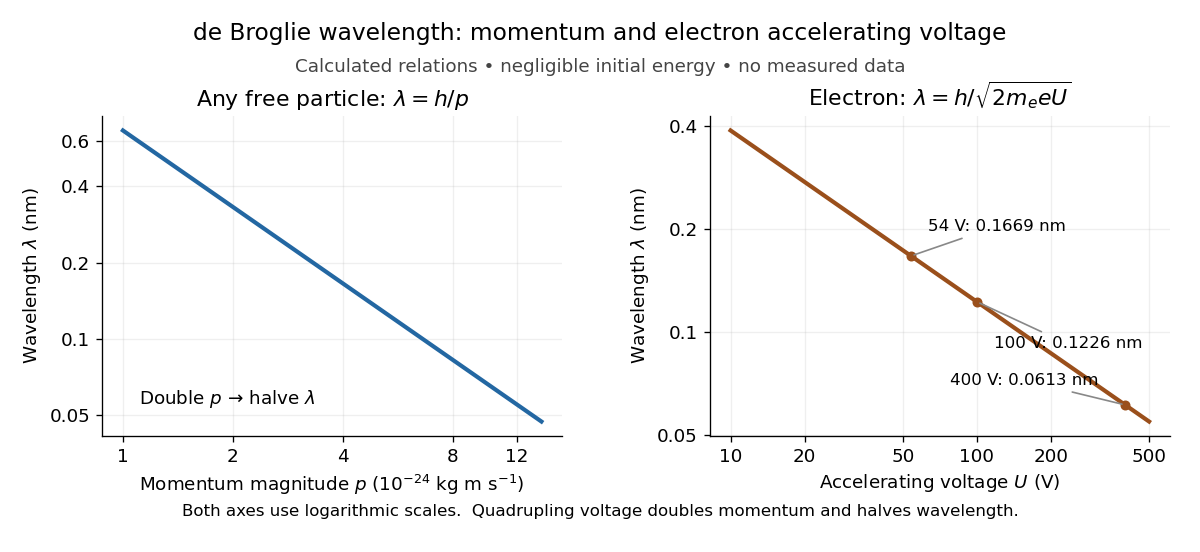

Write the Python code that produced this figure.
"""Formula plots; Python 3.14, matplotlib 3.10.7, numpy 2.3.5.

Run from _media; output uses this script's basename in the current directory.
No experimental observations are plotted.
"""
from pathlib import Path

import matplotlib.pyplot as plt
import numpy as np

H = 6.62607015e-34  # J s, exact SI definition
E_CHARGE = 1.602176634e-19  # C, exact SI definition
E_MASS = 9.1093837139e-31  # kg, 2022 CODATA central value


def wavelength_from_voltage(voltage):
    """Nonrelativistic electron wavelength in metres, initially at rest."""
    return H / np.sqrt(2 * E_MASS * E_CHARGE * np.asarray(voltage))


def main():
    plt.rcParams.update({"font.size": 11, "axes.spines.top": False,
                         "axes.spines.right": False, "figure.facecolor": "white",
                         "axes.facecolor": "white", "savefig.facecolor": "white"})
    fig, (ax_p, ax_u) = plt.subplots(1, 2, figsize=(10, 4.6))
    fig.subplots_adjust(left=0.085, right=0.975, bottom=0.21, top=0.79, wspace=0.32)
    fig.suptitle("de Broglie wavelength: momentum and electron accelerating voltage", y=0.96, fontsize=14)
    fig.text(0.5, 0.87, "Calculated relations • negligible initial energy • no measured data",
             ha="center", color="#444444")

    momentum = np.geomspace(1e-24, 1.4e-23, 600)
    ax_p.loglog(momentum / 1e-24, H / momentum / 1e-9, color="#2367a2", lw=2.5)
    ax_p.set(xlabel=r"Momentum magnitude $p$ ($10^{-24}$ kg m s$^{-1}$)",
             ylabel=r"Wavelength $\lambda$ (nm)", title=r"Any free particle: $\lambda=h/p$")
    ax_p.set_xticks([1, 2, 4, 8, 12], labels=["1", "2", "4", "8", "12"])
    ax_p.set_yticks([0.05, 0.1, 0.2, 0.4, 0.6], labels=["0.05", "0.1", "0.2", "0.4", "0.6"])
    ax_p.minorticks_off()
    ax_p.grid(alpha=0.2)
    ax_p.text(0.08, 0.1, r"Double $p$ → halve $\lambda$", transform=ax_p.transAxes)

    voltage = np.geomspace(10, 500, 600)
    ax_u.loglog(voltage, wavelength_from_voltage(voltage) / 1e-9, color="#9a4f1b", lw=2.5)
    ax_u.set(xlabel=r"Accelerating voltage $U$ (V)", ylabel=r"Wavelength $\lambda$ (nm)",
             title=r"Electron: $\lambda=h/\sqrt{2m_e eU}$")
    for u, offset in [(54, (10, 15)), (100, (10, -28)), (400, (-105, 12))]:
        lam = float(wavelength_from_voltage(u) / 1e-9)
        ax_u.plot(u, lam, "o", color="#9a4f1b", ms=5)
        ax_u.annotate(f"{u} V: {lam:.4f} nm", (u, lam), xytext=offset,
                      textcoords="offset points", fontsize=10,
                      arrowprops={"arrowstyle": "-", "color": "#888888"})
    ax_u.set_xticks([10, 20, 50, 100, 200, 500], labels=["10", "20", "50", "100", "200", "500"])
    ax_u.set_yticks([0.05, 0.1, 0.2, 0.4], labels=["0.05", "0.1", "0.2", "0.4"])
    ax_u.minorticks_off()
    ax_u.grid(alpha=0.2)
    fig.text(0.5, 0.065, "Both axes use logarithmic scales.  Quadrupling voltage doubles momentum and halves wavelength.",
             ha="center", fontsize=10)
    fig.savefig(Path.cwd() / Path(__file__).with_suffix(".png").name, dpi=120, transparent=False)
    plt.close(fig)


if __name__ == "__main__":
    main()
